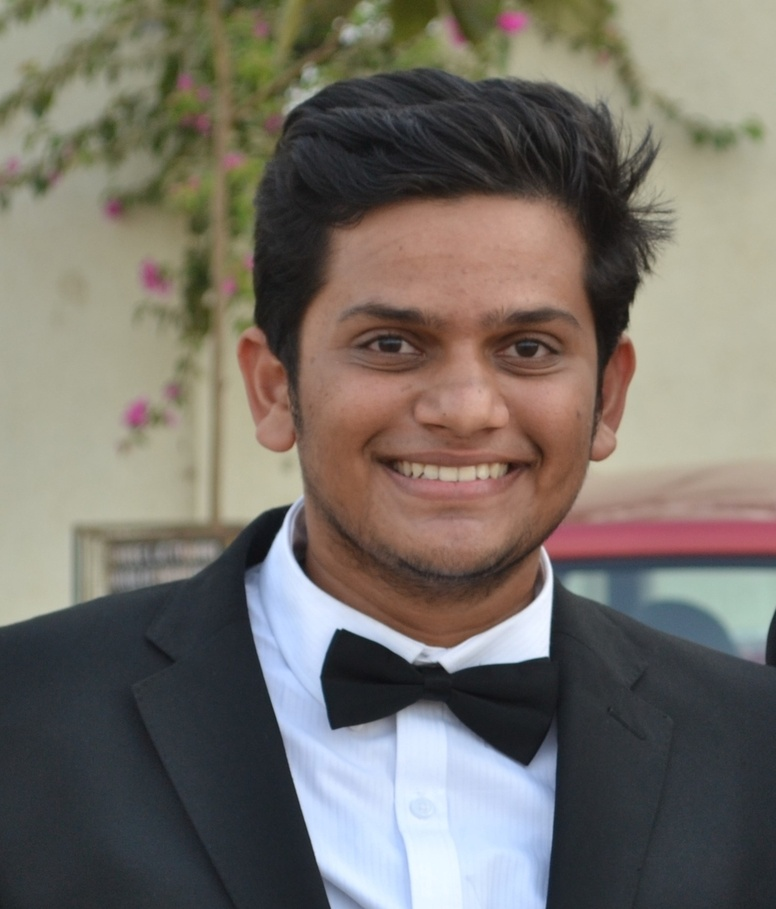
#> input picture myimage.jpg, 776 x 909 px, shrunk from 924 x 1083 before the run
$ python erosiongrayscale.py
#> lines starting #> are read from the running program, lines starting #| are printed output that depends on the picture
#Script to cause erosion a gray scale image
import numpy as np #To import numpy library
import cv2 #To import cv2 module
image = cv2.imread('myimage.jpg',0) #opening gray scale image
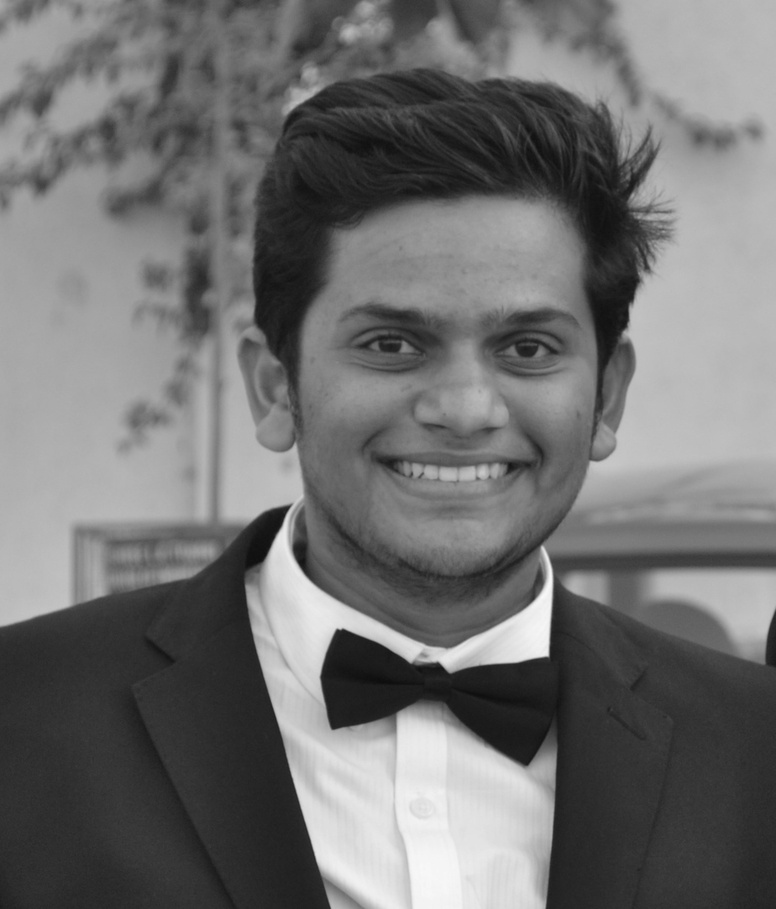
#> image: shape (909, 776); min 13, max 250, mean 112.5
#To return matrix of ones
matrix = np.ones((10,10),np.int8) #matrix of size 10 and data type int8
erosion = cv2.erode(image,matrix,iterations = 2)#To erode the image by 2 iterating twice
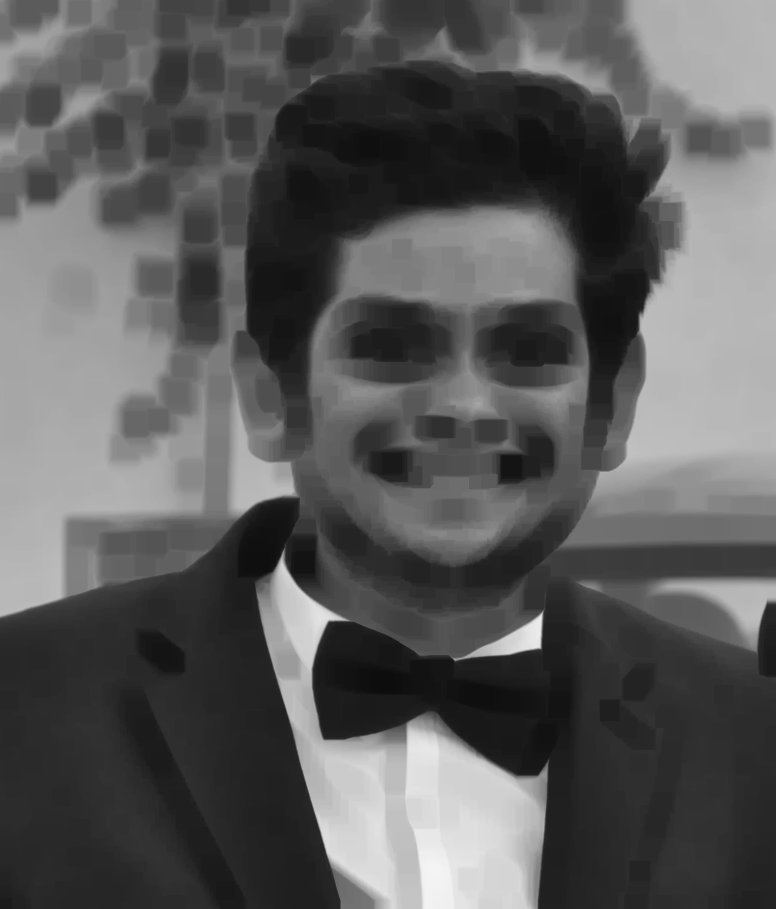
#> erosion: shape (909, 776); min 13, max 244, mean 90.4
cv2.imshow('myimage.jpg',erosion) #To display the image
key=cv2.waitKey(10000) & 0xFF #Display duration = 10 seconds & Mask for 64-bit systems
#> (key q is pressed here)
if key==27: #Press Escape key to close the image window
    cv2.destroyAllWindows()
elif key==ord('q'): #Press 'q' key to quit the image window
    cv2.destroyAllWindows()
elif key==ord('e'):#Press 'e' key to exit the image window
    cv2.destroyAllWindows()
elif key==ord('x'):#Press 'x' key to cancel the image window
    cv2.destroyAllWindows()
cv2.destroyAllWindows() #To destroy windows anyway
